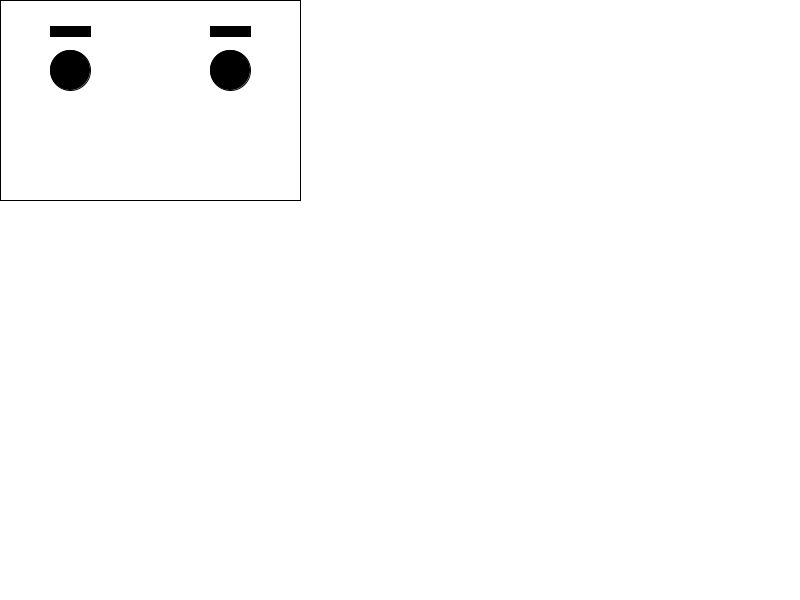
Frame 1 (no input)
Frame 60 (the mouse pressed at the canvas centre just before this capture): identical to frame 1, image omitted
Frame 120 (the mouse held since frame 60 and released just before this capture): identical to frame 1, image omitted

The Processing sketch that drew this single still picture (run headless with seeded random() and noise(); from frame 60 on, the mouse is pressed at the canvas centre):

// Processing sketch: Lec4_2
// ── Lec4_2.pde
int posx = 0;
int posy = 0;

int moveFactor = 5;

void setup() {
  size(800, 600);
}



void draw() {

  background(255);

  pushMatrix();
  translate(posx, posy);
  //scale(mouseX*0.005,mouseX*0.005);
  fill(255);
  rect(0, 0, 300, 200);
  fill(0);
  ellipse(70, 70, 40, 40);
  ellipse(300 - 70, 70, 40, 40);

  rect(50, 26, 40, 10);
  rect(300 - 50 - 40, 26, 40, 10);
  popMatrix();
  //println(mouseX + " x " + mouseY);

  /*
  if(posx > 100 && posx < 300) {
   println("100 u gectin");
   moveFactor = 15;
   }*/
}


void keyPressed() {

  // BACKSPACE, TAB, ENTER, RETURN, ESC, and DELETE

  if (key == 'a') {
    moveFactor = moveFactor + 2;
  }

  if (key == 's') {
    
    if(moveFactor > 2) {
      
      moveFactor = moveFactor - 2;
    }
    
    println("moveFactor : " + moveFactor);
  }
  

  if (keyCode == LEFT) {
    posx = posx - moveFactor;
  }


  if (keyCode == RIGHT) {
    posx = posx + moveFactor;
  }


  if (keyCode == UP) {
    posy = posy - moveFactor;
  }


  if (keyCode == DOWN) {
    posy = posy + moveFactor;
  }
}
